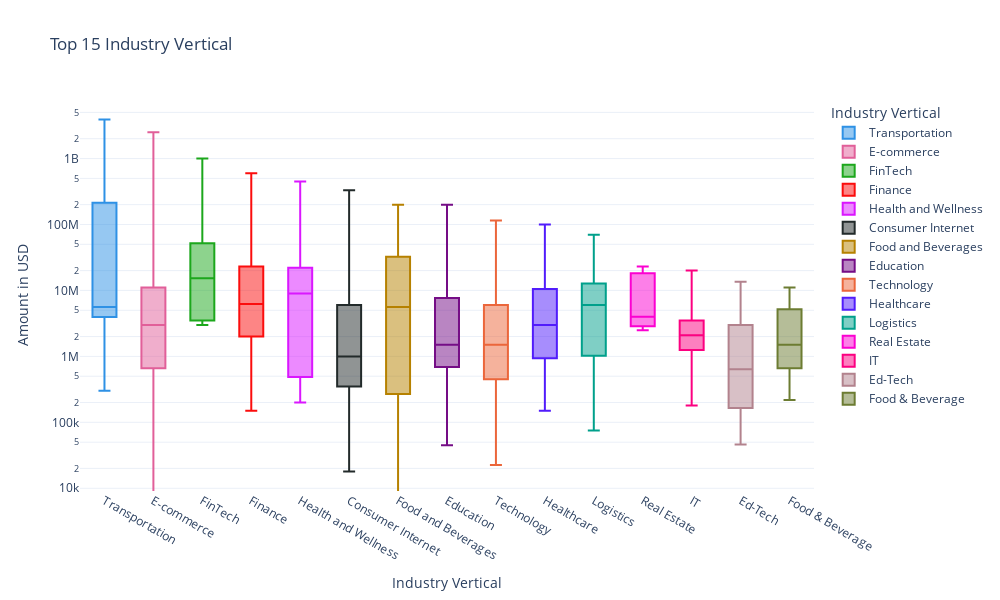

This figure's notebook cell:
### Code cell
# box plot
fig = px.box(df_top_industry_vertical, y="Amount in USD", x="Industry Vertical", color= "Industry Vertical", hover_name="Startup Name", log_y=True, points=False,
             width=1000, height=600, title="Top 15 Industry Vertical", labels={"Amount in USD": "Amount in USD", "Industry Vertical": "Industry Vertical"},
             color_discrete_sequence=px.colors.qualitative.Dark24, template='plotly_white')
fig.show()

### Figure 1 — Plotly figure (JSON) as saved in the notebook; plotly's stock layout.template omitted (floating-point values rounded to 4 significant figures; data arrays with more than 128 entries replaced by an {"elided": "..."} marker saying what was removed)
{"data": [{"alignmentgroup": "True", "boxpoints": false, "hovertemplate": "<b>%{hovertext}</b><br><br>Industry Vertical=%{x}<br>Amount in USD=%{y}<extra></extra>", "hovertext": ["Rapido Bike Taxi", "Vogo Automotive", "Shuttl", "Patel Logistics", "Shuttl", "Vogo Automotive Pvt. Ltd.", "eBikeGo"], "legendgroup": "Transportation", "marker": {"color": "#2E91E5"}, "name": "Transportation", "notched": false, "offsetgroup": "Transportation", "orientation": "v", "showlegend": true, "type": "box", "x": ["Transportation", "Transportation", "Transportation", "Transportation", "Transportation", "Transportation", "Transportation"], "x0": " ", "xaxis": "x", "y": [3900000000, 283000000, 8048394, 5600000, 5000000, 3584000, 300000], "y0": " ", "yaxis": "y"}, {"alignmentgroup": "True", "boxpoints": false, "hovertemplate": "<b>%{hovertext}</b><br><br>Industry Vertical=%{x}<br>Amount in USD=%{y}<extra></extra>", "hovertext": {"elided": "300 str values"}, "legendgroup": "E-commerce", "marker": {"color": "#E15F99"}, "name": "E-commerce", "notched": false, "offsetgroup": "E-commerce", "orientation": "v", "showlegend": true, "type": "box", "x": {"elided": "300 str values"}, "x0": " ", "xaxis": "x", "y": {"elided": "300 int values"}, "y0": " ", "yaxis": "y"}, {"alignmentgroup": "True", "boxpoints": false, "hovertemplate": "<b>%{hovertext}</b><br><br>Industry Vertical=%{x}<br>Amount in USD=%{y}<extra></extra>", "hovertext": ["Paytm", "Tala", "Biz2Credit", "Aye Finance", "OkCredit", "INDwealth", "FPL Technologies", "Setu", "Cashflo", "wealthbucket"], "legendgroup": "FinTech", "marker": {"color": "#1CA71C"}, "name": "FinTech", "notched": false, "offsetgroup": "FinTech", "orientation": "v", "showlegend": true, "type": "box", "x": ["FinTech", "FinTech", "FinTech", "FinTech", "FinTech", "FinTech", "FinTech", "FinTech", "FinTech", "FinTech"], "x0": " ", "xaxis": "x", "y": [1000000000, 110000000, 52000000, 17411265, 15500000, 15000000, 4500000, 3500000, 3300000, 3000000], "y0": " ", "yaxis": "y"}, {"alignmentgroup": "True", "boxpoints": false, "hovertemplate": "<b>%{hovertext}</b><br><br>Industry Vertical=%{x}<br>Amount in USD=%{y}<extra></extra>", "hovertext": ["True North", "Edelweiss", "Epiq Capital", "Alteria Capital", "Lendingkart", "BharatPe", "Varthana", "NeoGrowth Credit", "Kuvera", "InCred Finance", "MSE", "Ofbusiness", "pi Ventures", "Samunnati", "Annapurna Finance", "Capital Float", "AyeFinance", "Spandana Sphoorty", "RenewBuy", "Black Soil", "NeoGrowth", "EarlySalary", "Drip capital", "Alpha Capital", "IDG Ventures", "CoinTribe", "Avail Finance", "Aye Finance", "Aye Finance", "SaveBC", "ISFC", "InCred", "Kinara Capital", "Samunnati Financial Intermediation & Services Pvt. Ltd", "Progcap", "Veritas Finance", "Lendingkart", "AyeFinance", "OptaCredit", "AyeFinance", "Villgro", "Fisdom", "mintifi", "Aashiyaan", "Smartcoin", "Sqqrl", "Finzy", "GramCover", "MyLoanCare", "Prest Loans", "Buddy", "Vola", "OpenTap", "Nivesh", "happay", "Fincash", "Mihuru", "HealthFin", "Crowdera", "Loanzen", "1Crowd", "LenDenClub"], "legendgroup": "Finance", "marker": {"color": "#FB0D0D"}, "name": "Finance", "notched": false, "offsetgroup": "Finance", "orientation": "v", "showlegend": true, "type": "box", "x": ["Finance", "Finance", "Finance", "Finance", "Finance", "Finance", "Finance", "Finance", "Finance", "Finance", "Finance", "Finance", "Finance", "Finance", "Finance", "Finance", "Finance", "Finance", "Finance", "Finance", "Finance", "Finance", "Finance", "Finance", "Finance", "Finance", "Finance", "Finance", "Finance", "Finance", "Finance", "Finance", "Finance", "Finance", "Finance", "Finance", "Finance", "Finance", "Finance", "Finance", "Finance", "Finance", "Finance", "Finance", "Finance", "Finance", "Finance", "Finance", "Finance", "Finance", "Finance", "Finance", "Finance", "Finance", "Finance", "Finance", "Finance", "Finance", "Finance", "Finance", "Finance", "Finance"], "x0": " ", "xaxis": "x", "y": [600000000, 270000000, 200000000, 140000000, 87000000, 75000000, 55000000, 47000000, 45000000, 42000000, 32000000, 29000000, 25000000, 23500000, 23000000, 22000000, 21500000, 19500000, 19000000, 17000000, 16000000, 15700000, 15000000, 14800000, 10000000, 10000000, 9000000, 8000000, 6240000, 6000000, 6000000, 5900000, 5000000, 5000000, 5000000, 4700000, 4700000, 4600000, 4000000, 3800000, 3500000, 3000000, 2000000, 2000000, 2000000, 1000000, 1000000, 1000000, 978000, 570000, 500000, 500000, 450000, 450000, 250000, 150000, 150000, null, null, null, null, null], "y0": " ", "yaxis": "y"}, {"alignmentgroup": "True", "boxpoints": false, "hovertemplate": "<b>%{hovertext}</b><br><br>Industry Vertical=%{x}<br>Amount in USD=%{y}<extra></extra>", "hovertext": ["GOQii", "Vyome Therapeutics Inc.", "Healthians", "HealthifyMe", "Misters", "Azah"], "legendgroup": "Health and Wellness", "marker": {"color": "#DA16FF"}, "name": "Health and Wellness", "notched": false, "offsetgroup": "Health and Wellness", "orientation": "v", "showlegend": true, "type": "box", "x": ["Health and Wellness", "Health and Wellness", "Health and Wellness", "Health and Wellness", "Health and Wellness", "Health and Wellness"], "x0": " ", "xaxis": "x", "y": [450000000, 22000000, 12000000, 6000000, 486000, 200000], "y0": " ", "yaxis": "y"}, {"alignmentgroup": "True", "boxpoints": false, "hovertemplate": "<b>%{hovertext}</b><br><br>Industry Vertical=%{x}<br>Amount in USD=%{y}<extra></extra>", "hovertext": {"elided": "941 str values"}, "legendgroup": "Consumer Internet", "marker": {"color": "#222A2A"}, "name": "Consumer Internet", "notched": false, "offsetgroup": "Consumer Internet", "orientation": "v", "showlegend": true, "type": "box", "x": {"elided": "941 str values"}, "x0": " ", "xaxis": "x", "y": {"elided": "941 int values"}, "y0": " ", "yaxis": "y"}, {"alignmentgroup": "True", "boxpoints": false, "hovertemplate": "<b>%{hovertext}</b><br><br>Industry Vertical=%{x}<br>Amount in USD=%{y}<extra></extra>", "hovertext": ["Zomato", "Swiggy", "Bira91", "HungerBox", "Bira91", "Daalchini Technologies", "holachef", "GoDesi", "Burger Singh"], "legendgroup": "Food and Beverages", "marker": {"color": "#B68100"}, "name": "Food and Beverages", "notched": false, "offsetgroup": "Food and Beverages", "orientation": "v", "showlegend": true, "type": "box", "x": ["Food and Beverages", "Food and Beverages", "Food and Beverages", "Food and Beverages", "Food and Beverages", "Food and Beverages", "Food and Beverages", "Food and Beverages", "Food and Beverages"], "x0": " ", "xaxis": "x", "y": [200000000, 100000000, 10000000, 6590000, 5600000, 500000, 311200, 138995, 0], "y0": " ", "yaxis": "y"}, {"alignmentgroup": "True", "boxpoints": false, "hovertemplate": "<b>%{hovertext}</b><br><br>Industry Vertical=%{x}<br>Amount in USD=%{y}<extra></extra>", "hovertext": ["Furtados School of Music", "Byjus", "EduPristine", "Rao IIT Academy", "Eruditus", "Simplilearn", "Avanti Learning", "CueMath", "MyCity4Kids", "Sunstone Eduversity Pvt. Ltd", "EduAce Services", "Imarticus Learning", "Convegenius", "Justdakhila.com", "TopRankers", "Genius Corner", "Myly", "MyChild App", "Gyaanzone", "Prepathon", "Fundamentor", "Vahan", "Magic Crate", "Career360"], "legendgroup": "Education", "marker": {"color": "#750D86"}, "name": "Education", "notched": false, "offsetgroup": "Education", "orientation": "v", "showlegend": true, "type": "box", "x": ["Education", "Education", "Education", "Education", "Education", "Education", "Education", "Education", "Education", "Education", "Education", "Education", "Education", "Education", "Education", "Education", "Education", "Education", "Education", "Education", "Education", "Education", "Education", "Education"], "x0": " ", "xaxis": "x", "y": [200000000, 50000000, 10000000, 8600000, 8200000, 6000000, 5000000, 4000000, 3000000, 1500000, 1000000, 1000000, 900000, 750000, 670000, 278000, 100000, 100000, 45000, null, null, null, null, null], "y0": " ", "yaxis": "y"}, {"alignmentgroup": "True", "boxpoints": false, "hovertemplate": "<b>%{hovertext}</b><br><br>Industry Vertical=%{x}<br>Amount in USD=%{y}<extra></extra>", "hovertext": {"elided": "478 str values"}, "legendgroup": "Technology", "marker": {"color": "#EB663B"}, "name": "Technology", "notched": false, "offsetgroup": "Technology", "orientation": "v", "showlegend": true, "type": "box", "x": {"elided": "478 str values"}, "x0": " ", "xaxis": "x", "y": {"elided": "478 int values"}, "y0": " ", "yaxis": "y"}, {"alignmentgroup": "True", "boxpoints": false, "hovertemplate": "<b>%{hovertext}</b><br><br>Industry Vertical=%{x}<br>Amount in USD=%{y}<extra></extra>", "hovertext": ["Shape", "Healthcare at Home", "Puro Wellness", "Portea", "Medwell Ventures", "Asia Institute Of Medical Science", "Tynor Othontics", "iGenetics", "Sigtuple", "Medikabazaar", "healthifyme", "CureFit", "MedGenome", "Axio", "OncoStem", "MyUpchar", "Healthsignz", "mfine", "Care24", "medECUBE", "MamaEarth", "Healthi", "Cult", "The Healthy Billions", "Wellthy", "Vyome Biosciences", "Doxper", "Address Health", "eKincare", "MobieFit", "3HCare", "PeeSafe.in", "PeeSafe", "Letsmd", "Cygnus Hospitals", "5th Vital", "Karma Healthcare", "PeeBuddy", "Touchkin", "NirogStreet", "HWell24", "Pramati", "MEngage", "Life Circle", "PlanMy MedicalTrip", "iNICU", "Zoctr", "Theranosis", "Pregbuddy", "mamaearth", "Visit", "MedTel", "Predible Health", "HWell24 Plus", "Curatio", "HealthIntel", "QorQI", "Niramai", "Xcode", "Tricog", "MobiDent", "HEAL Institute", "Consure Medical", "Cult Fitness", "Transcell", "LiveNutriFit", "Invictus Oncology", "Obino", "Remidio", "Saral Designs", "Gajty"], "legendgroup": "Healthcare", "marker": {"color": "#511CFB"}, "name": "Healthcare", "notched": false, "offsetgroup": "Healthcare", "orientation": "v", "showlegend": true, "type": "box", "x": ["Healthcare", "Healthcare", "Healthcare", "Healthcare", "Healthcare", "Healthcare", "Healthcare", "Healthcare", "Healthcare", "Healthcare", "Healthcare", "Healthcare", "Healthcare", "Healthcare", "Healthcare", "Healthcare", "Healthcare", "Healthcare", "Healthcare", "Healthcare", "Healthcare", "Healthcare", "Healthcare", "Healthcare", "Healthcare", "Healthcare", "Healthcare", "Healthcare", "Healthcare", "Healthcare", "Healthcare", "Healthcare", "Healthcare", "Healthcare", "Healthcare", "Healthcare", "Healthcare", "Healthcare", "Healthcare", "Healthcare", "Healthcare", "Healthcare", "Healthcare", "Healthcare", "Healthcare", "Healthcare", "Healthcare", "Healthcare", "Healthcare", "Healthcare", "Healthcare", "Healthcare", "Healthcare", "Healthcare", "Healthcare", "Healthcare", "Healthcare", "Healthcare", "Healthcare", "Healthcare", "Healthcare", "Healthcare", "Healthcare", "Healthcare", "Healthcare", "Healthcare", "Healthcare", "Healthcare", "Healthcare", "Healthcare", "Healthcare"], "x0": " ", "xaxis": "x", "y": [100000000, 40000000, 37000000, 26000000, 21000000, 21000000, 21000000, 19500000, 19000000, 15800000, 12000000, 10000000, 10000000, 7400000, 6000000, 5000000, 5000000, 4200000, 4000000, 4000000, 4000000, 3100000, 3000000, 2100000, 2100000, 2000000, 1900000, 1500000, 1500000, 1350000, 1000000, 1000000, 1000000, 1000000, 750000, 500000, 500000, 443000, 400000, 300000, 200000, 200000, 175000, 150000, 150000, null, null, null, null, null, null, null, null, null, null, null, null, null, null, null, null, null, null, null, null, null, null, null, null, null, null], "y0": " ", "yaxis": "y"}, {"alignmentgroup": "True", "boxpoints": false, "hovertemplate": "<b>%{hovertext}</b><br><br>Industry Vertical=%{x}<br>Amount in USD=%{y}<extra></extra>", "hovertext": ["Blackbuck", "Ecom Express", "Delhivery", "Rivigo", "TruckingCube", "Blackbuck", "Leap India", "LetsTransport", "Origo Commodities India Pvt. Ltd", "Shadowfox", "4tigo", "Pando", "BlackBuck", "Schedulers Logistics", "The Porter", "Emiza", "TruxApp", "WoW Express", "Grab.in", "StanPlus", "Shipsy", "Connect India", "Truckola", "The Porter", "MaalGaadi", "SpeedBox", "Zebroads", "Box My Space", "VDeliver", "Loadshare", "GoComet", "Pikkol", "Pikkol", "Quickli", "Gobolt", "Derbii", "LogiNext"], "legendgroup": "Logistics", "marker": {"color": "#00A08B"}, "name": "Logistics", "notched": false, "offsetgroup": "Logistics", "orientation": "v", "showlegend": true, "type": "box", "x": ["Logistics", "Logistics", "Logistics", "Logistics", "Logistics", "Logistics", "Logistics", "Logistics", "Logistics", "Logistics", "Logistics", "Logistics", "Logistics", "Logistics", "Logistics", "Logistics", "Logistics", "Logistics", "Logistics", "Logistics", "Logistics", "Logistics", "Logistics", "Logistics", "Logistics", "Logistics", "Logistics", "Logistics", "Logistics", "Logistics", "Logistics", "Logistics", "Logistics", "Logistics", "Logistics", "Logistics", "Logistics"], "x0": " ", "xaxis": "x", "y": [70000000, 30000000, 30000000, 15000000, 14900000, 14680000, 13000000, 12000000, 11000000, 10000000, 10000000, 9000000, 7700000, 6000000, 5500000, 4500000, 3100000, 2200000, 2000000, 1100000, 1000000, 1000000, 595000, 500000, 375000, 300000, 75000, null, null, null, null, null, null, null, null, null, null], "y0": " ", "yaxis": "y"}, {"alignmentgroup": "True", "boxpoints": false, "hovertemplate": "<b>%{hovertext}</b><br><br>Industry Vertical=%{x}<br>Amount in USD=%{y}<extra></extra>", "hovertext": ["Tata Housing", "Innov8", "MyGubbi", "Wired Hub", "BHIVE", "Qdesq"], "legendgroup": "Real Estate", "marker": {"color": "#FB00D1"}, "name": "Real Estate", "notched": false, "offsetgroup": "Real Estate", "orientation": "v", "showlegend": true, "type": "box", "x": ["Real Estate", "Real Estate", "Real Estate", "Real Estate", "Real Estate", "Real Estate"], "x0": " ", "xaxis": "x", "y": [23000000, 4000000, 2500000, null, null, null], "y0": " ", "yaxis": "y"}, {"alignmentgroup": "True", "boxpoints": false, "hovertemplate": "<b>%{hovertext}</b><br><br>Industry Vertical=%{x}<br>Amount in USD=%{y}<extra></extra>", "hovertext": ["Capillary", "Anchanto", "Narvar", "Disprz", "Elucidata", "Credy", "Entropik", "19th mile"], "legendgroup": "IT", "marker": {"color": "#FC0080"}, "name": "IT", "notched": false, "offsetgroup": "IT", "orientation": "v", "showlegend": true, "type": "box", "x": ["IT", "IT", "IT", "IT", "IT", "IT", "IT", "IT"], "x0": " ", "xaxis": "x", "y": [20000000, 4000000, 3000000, 2500000, 1700000, 1400000, 1100000, 180000], "y0": " ", "yaxis": "y"}, {"alignmentgroup": "True", "boxpoints": false, "hovertemplate": "<b>%{hovertext}</b><br><br>Industry Vertical=%{x}<br>Amount in USD=%{y}<extra></extra>", "hovertext": ["IMAX Program", "Vedantu", "Littlemore", "quizizz", "Edureka", "Avishkaar Box", "Shirsa Labs", "Nayi Disha", "kidovators", "IndigoLearn", "Toppr", "Kriger Campus", "Chrysalis", "Purple Squirrel"], "legendgroup": "Ed-Tech", "marker": {"color": "#B2828D"}, "name": "Ed-Tech", "notched": false, "offsetgroup": "Ed-Tech", "orientation": "v", "showlegend": true, "type": "box", "x": ["Ed-Tech", "Ed-Tech", "Ed-Tech", "Ed-Tech", "Ed-Tech", "Ed-Tech", "Ed-Tech", "Ed-Tech", "Ed-Tech", "Ed-Tech", "Ed-Tech", "Ed-Tech", "Ed-Tech", "Ed-Tech"], "x0": " ", "xaxis": "x", "y": [13500000, 10000000, 3000000, 3000000, 2000000, 772500, 500000, 300000, 180000, 150000, 100000, 46140, null, null], "y0": " ", "yaxis": "y"}, {"alignmentgroup": "True", "boxpoints": false, "hovertemplate": "<b>%{hovertext}</b><br><br>Industry Vertical=%{x}<br>Amount in USD=%{y}<extra></extra>", "hovertext": ["Big Fish Ventures", "Faasos", "RAW Pressery", "B9 Beverages", "WayCool", "Fresh Food Concepts", "GoldFarm", "Hello Curry", "Yumlane", "MyGreens", "Bonhomia", "Dropkaffe", "FYRE", "Biryani Blues", "Chai Thela", "Chevon", "HealthSutra", "Sattviko", "Drums Food", "Bonhomia", "Tpot", "Roll Mafia", "WIMWI Foods"], "legendgroup": "Food & Beverage", "marker": {"color": "#6C7C32"}, "name": "Food & Beverage", "notched": false, "offsetgroup": "Food & Beverage", "orientation": "v", "showlegend": true, "type": "box", "x": ["Food & Beverage", "Food & Beverage", "Food & Beverage", "Food & Beverage", "Food & Beverage", "Food & Beverage", "Food & Beverage", "Food & Beverage", "Food & Beverage", "Food & Beverage", "Food & Beverage", "Food & Beverage", "Food & Beverage", "Food & Beverage", "Food & Beverage", "Food & Beverage", "Food & Beverage", "Food & Beverage", "Food & Beverage", "Food & Beverage", "Food & Beverage", "Food & Beverage", "Food & Beverage"], "x0": " ", "xaxis": "x", "y": [11100000, 6300000, 6000000, 6000000, 2700000, 2000000, 2000000, 1500000, 1000000, 1000000, 1000000, 550000, 500000, 368000, 218000, null, null, null, null, null, null, null, null], "y0": " ", "yaxis": "y"}], "layout": {"boxmode": "overlay", "height": 600, "legend": {"title": {"text": "Industry Vertical"}, "tracegroupgap": 0}, "title": {"text": "Top 15 Industry Vertical"}, "width": 1000, "xaxis": {"anchor": "y", "categoryarray": ["Transportation", "E-commerce", "FinTech", "Finance", "Health and Wellness", "Consumer Internet", "Food and Beverages", "Education", "Technology", "Healthcare", "Logistics", "Real Estate", "IT", "Ed-Tech", "Food & Beverage"], "categoryorder": "array", "domain": [0, 1], "title": {"text": "Industry Vertical"}}, "yaxis": {"anchor": "x", "domain": [0, 1], "title": {"text": "Amount in USD"}, "type": "log"}}}
